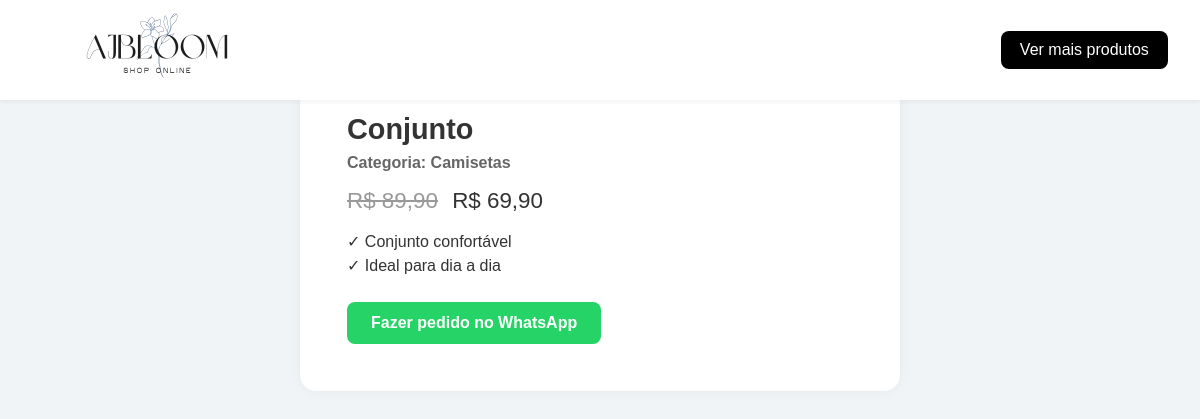
/AJBLOOM/pages/produto.php?id=4, run on the app's committed database.
### tables this page shows
CREATE TABLE `produtos` (
  `id` int(11) NOT NULL,
  `nome` varchar(255) NOT NULL,
  `preco` decimal(10,2) NOT NULL,
  `preco_antigo` decimal(10,2) DEFAULT NULL,
  `categoria` varchar(100) DEFAULT NULL,
  `imagem` text DEFAULT NULL,
  `descricao` text DEFAULT NULL
);

### AJBLOOM/pages/produto.php (the view, shortened to what this page needs)
<?php
include("../backend/conexao.php");
$id = intval($_GET["id"]);
$stmt = $conn->prepare("SELECT nome, preco, preco_antigo, categoria, imagem, descricao FROM produtos WHERE id = ?");
$stmt->bind_param("i", $id);
$stmt->execute();
$stmt->bind_result($nome, $preco, $preco_antigo, $categoria, $imagem, $descricao);
?>
<!DOCTYPE html>
<html lang="pt-BR">
<head>
  <link rel="stylesheet" href="../assets/css/index.css">
</head>
<body>
<header style="
  background: white;
  padding: 1rem 2rem;
  display: flex;
  justify-content: space-between;
  align-items: center;
  height: 100px; /* altura fixa */
  overflow: hidden;
  box-shadow: 0 2px 4px rgba(0,0,0,0.05);
">
  <a href='index.php'>
    <img src='../assets/imagens/logo/logo.png' alt='Logo AJBLOOM' style='max-height: 250px; display: block;'>
  </a>
  <a href="vitrine.php" style="padding: 0.6rem 1.2rem; background: black; color: white; border-radius: 8px; text-decoration: none;">Ver mais produtos</a>
</header>
<main class="produto-container">
  <div class="produto-card">
    <?php if ($imagem): ?>
      <div class="produto-info">
        <h2><?php echo htmlspecialchars($nome); ?></h2>
        <p class="categoria">Categoria: <?php echo htmlspecialchars($categoria); ?></p>
        <p class="preco">
          <?php if ($preco_antigo): ?>
            <span class="antigo">R$ <?php echo number_format($preco_antigo, 2, ',', '.'); ?></span>
          <?php endif; ?>
          <span class="atual">R$ <?php echo number_format($preco, 2, ',', '.'); ?></span>
        </p>
        <div class="descricao"><?php echo $descricao; ?></div>
        <a href="https://wa.me/5541999999999?text=<?php echo urlencode('Olá! Gostei do produto ' . $nome . '. Ainda está disponível?'); ?>" class="btn-whats" target="_blank">
          Fazer pedido no WhatsApp
        </a>
      </div>
    <?php else: ?>
      <p><?php echo $descricao; ?></p>
    <?php endif; ?>
  </div>
</main>
</body>
</html>

### AJBLOOM/assets/css/index.css (style rules this page uses)
:root { --cor-principal: #90b7eb; --fundo-claro: rgba(143, 143, 143, 0.56); --texto: #333; --fundo-geral: #eeeeee; --fundo-clean: #cedce08a; --fonte: 'Raleway', sans-serif; --cor-rodapé : #8195af; }
* { margin: 0; padding: 0; box-sizing: border-box; }
body { font-family: var(--fonte); background-color: var(--fundo-clean); color: var(--texto); }
a { text-decoration: none; color: inherit; }
header { height: 215px; display: flex; align-items: center; padding: 0 2rem; background: white; box-shadow: 0 2px 4px rgba(0, 0, 0, 0.05); position: fixed; top: 0; left: 0; width: 100%; z-index: 1000; }
.produto-info { padding: 15px; }
html, body { max-width: 100vw; }

### AJBLOOM/pages/produto.php (style rules this page uses)
body { background-color: #f0f4f6; font-family: sans-serif; margin: 0; }
.produto-container { display: flex; flex-direction: column; align-items: center; padding: 2rem; }
.produto-card { background: white; border-radius: 16px; max-width: 600px; width: 100%; padding: 2rem; box-shadow: 0 0 12px rgba(0,0,0,0.05); }
.produto-info h2 { font-size: 1.8rem; margin-bottom: 0.5rem; }
.produto-info .categoria { font-weight: bold; color: #666; text-transform: capitalize; margin-bottom: 1rem; }
.produto-info .preco { font-size: 1.4rem; margin-bottom: 1rem; }
.produto-info .preco .antigo { color: #999; text-decoration: line-through; margin-right: 0.5rem; }
.descricao { margin-bottom: 1.5rem; line-height: 1.5; }
.btn-whats { display: inline-block; background-color: #25d366; color: white; padding: 12px 24px; border-radius: 8px; text-decoration: none; font-weight: bold; transition: background 0.3s; }

### data on the page
produtos: nome "Conjunto", categoria "Camisetas", preco_antigo "89,90", preco "69,90", descricao "✓ Conjunto confortável ✓ Ideal para dia a dia"
